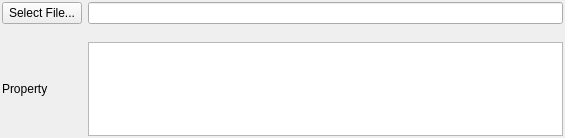
<?xml version="1.0" encoding="UTF-8"?>
<ui version="4.0">
 <class>DataContainerReaderWidget</class>
 <widget class="QFrame" name="DataContainerReaderWidget">
  <property name="geometry">
   <rect>
    <x>0</x>
    <y>0</y>
    <width>565</width>
    <height>138</height>
   </rect>
  </property>
  <layout class="QGridLayout" name="gridLayout">
   <property name="leftMargin">
    <number>2</number>
   </property>
   <property name="topMargin">
    <number>2</number>
   </property>
   <property name="rightMargin">
    <number>2</number>
   </property>
   <property name="bottomMargin">
    <number>2</number>
   </property>
   <property name="verticalSpacing">
    <number>2</number>
   </property>
   <item row="0" column="1">
    <widget class="QtSLineEdit" name="m_LineEdit"/>
   </item>
   <item row="0" column="0">
    <widget class="QPushButton" name="selectBtn">
     <property name="text">
      <string>Select File...</string>
     </property>
    </widget>
   </item>
   <item row="2" column="1">
    <widget class="QColumnView" name="dcaProxyView">
     <property name="autoScroll">
      <bool>true</bool>
     </property>
     <property name="editTriggers">
      <set>QAbstractItemView::NoEditTriggers</set>
     </property>
     <property name="tabKeyNavigation">
      <bool>true</bool>
     </property>
     <property name="alternatingRowColors">
      <bool>true</bool>
     </property>
     <property name="selectionMode">
      <enum>QAbstractItemView::SingleSelection</enum>
     </property>
     <property name="verticalScrollMode">
      <enum>QAbstractItemView::ScrollPerPixel</enum>
     </property>
     <property name="horizontalScrollMode">
      <enum>QAbstractItemView::ScrollPerPixel</enum>
     </property>
     <property name="resizeGripsVisible">
      <bool>true</bool>
     </property>
    </widget>
   </item>
   <item row="2" column="0">
    <widget class="QLabel" name="label">
     <property name="text">
      <string>Property</string>
     </property>
    </widget>
   </item>
   <item row="1" column="1">
    <widget class="SVSmallLabel" name="absPathLabel">
     <property name="font">
      <font>
       <italic>false</italic>
      </font>
     </property>
     <property name="text">
      <string/>
     </property>
     <property name="wordWrap">
      <bool>true</bool>
     </property>
     <property name="textInteractionFlags">
      <set>Qt::LinksAccessibleByMouse|Qt::TextSelectableByKeyboard|Qt::TextSelectableByMouse</set>
     </property>
    </widget>
   </item>
  </layout>
 </widget>
 <customwidgets>
  <customwidget>
   <class>QtSLineEdit</class>
   <extends>QLineEdit</extends>
   <header location="global">QtSLineEdit.h</header>
  </customwidget>
  <customwidget>
   <class>SVSmallLabel</class>
   <extends>QLabel</extends>
   <header location="global">SVControlWidgets.h</header>
  </customwidget>
 </customwidgets>
 <resources/>
 <connections/>
</ui>
